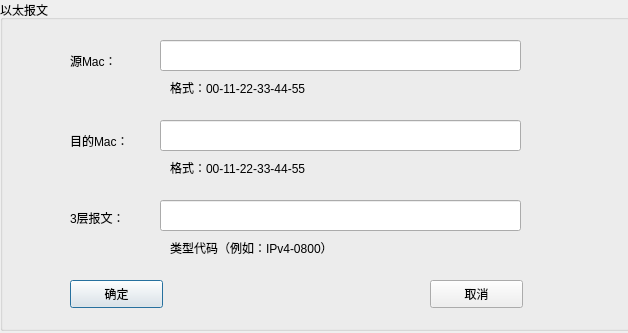
<?xml version="1.0" encoding="UTF-8"?>
<ui version="4.0">
 <class>ETH</class>
 <widget class="QDialog" name="ETH">
  <property name="geometry">
   <rect>
    <x>0</x>
    <y>0</y>
    <width>628</width>
    <height>333</height>
   </rect>
  </property>
  <property name="windowTitle">
   <string>Dialog</string>
  </property>
  <widget class="QGroupBox" name="groupBox">
   <property name="geometry">
    <rect>
     <x>0</x>
     <y>0</y>
     <width>631</width>
     <height>331</height>
    </rect>
   </property>
   <property name="title">
    <string>以太报文</string>
   </property>
   <widget class="QPushButton" name="pushButton_ok">
    <property name="geometry">
     <rect>
      <x>70</x>
      <y>280</y>
      <width>93</width>
      <height>28</height>
     </rect>
    </property>
    <property name="text">
     <string>确定</string>
    </property>
   </widget>
   <widget class="QPushButton" name="pushButton_cancel">
    <property name="geometry">
     <rect>
      <x>430</x>
      <y>280</y>
      <width>93</width>
      <height>28</height>
     </rect>
    </property>
    <property name="text">
     <string>取消</string>
    </property>
   </widget>
   <widget class="QLabel" name="label">
    <property name="geometry">
     <rect>
      <x>70</x>
      <y>130</y>
      <width>72</width>
      <height>21</height>
     </rect>
    </property>
    <property name="text">
     <string>目的Mac：</string>
    </property>
   </widget>
   <widget class="QLineEdit" name="lineEdit_ETH_SMAC">
    <property name="geometry">
     <rect>
      <x>160</x>
      <y>40</y>
      <width>361</width>
      <height>31</height>
     </rect>
    </property>
   </widget>
   <widget class="QLabel" name="label_2">
    <property name="geometry">
     <rect>
      <x>170</x>
      <y>80</y>
      <width>341</width>
      <height>16</height>
     </rect>
    </property>
    <property name="text">
     <string>格式：00-11-22-33-44-55</string>
    </property>
   </widget>
   <widget class="QLabel" name="label_3">
    <property name="geometry">
     <rect>
      <x>70</x>
      <y>50</y>
      <width>72</width>
      <height>21</height>
     </rect>
    </property>
    <property name="text">
     <string>源Mac：</string>
    </property>
   </widget>
   <widget class="QLineEdit" name="lineEdit_ETH_DMAC">
    <property name="geometry">
     <rect>
      <x>160</x>
      <y>120</y>
      <width>361</width>
      <height>31</height>
     </rect>
    </property>
   </widget>
   <widget class="QLabel" name="label_4">
    <property name="geometry">
     <rect>
      <x>170</x>
      <y>160</y>
      <width>341</width>
      <height>16</height>
     </rect>
    </property>
    <property name="text">
     <string>格式：00-11-22-33-44-55</string>
    </property>
   </widget>
   <widget class="QLabel" name="label_5">
    <property name="geometry">
     <rect>
      <x>70</x>
      <y>210</y>
      <width>71</width>
      <height>16</height>
     </rect>
    </property>
    <property name="text">
     <string>3层报文：</string>
    </property>
   </widget>
   <widget class="QLineEdit" name="lineEdit_ETH_L3">
    <property name="geometry">
     <rect>
      <x>160</x>
      <y>200</y>
      <width>361</width>
      <height>31</height>
     </rect>
    </property>
   </widget>
   <widget class="QLabel" name="label_6">
    <property name="geometry">
     <rect>
      <x>170</x>
      <y>240</y>
      <width>341</width>
      <height>16</height>
     </rect>
    </property>
    <property name="text">
     <string>类型代码（例如：IPv4-0800）</string>
    </property>
   </widget>
  </widget>
 </widget>
 <resources/>
 <connections/>
</ui>
